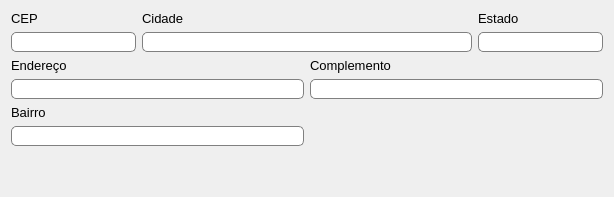
           <widget class="QWidget" name="tab_endereco">
            <attribute name="title">
             <string>Endereço</string>
            </attribute>
            <layout class="QGridLayout" name="grl_tab_endereco">
             <item row="2" column="0">
              <widget class="QLabel" name="lbl_endereco">
               <property name="font">
                <font>
                 <pointsize>10</pointsize>
                </font>
               </property>
               <property name="text">
                <string>Endereço</string>
               </property>
              </widget>
             </item>
             <item row="2" column="2">
              <widget class="QLabel" name="lbl_complemento">
               <property name="font">
                <font>
                 <pointsize>10</pointsize>
                </font>
               </property>
               <property name="text">
                <string>Complemento</string>
               </property>
              </widget>
             </item>
             <item row="1" column="1" colspan="2">
              <widget class="QLineEdit" name="txt_cidade">
               <property name="minimumSize">
                <size>
                 <width>330</width>
                 <height>20</height>
                </size>
               </property>
               <property name="font">
                <font>
                 <pointsize>10</pointsize>
                </font>
               </property>
               <property name="toolTip">
                <string>Cidade</string>
               </property>
               <property name="whatsThis">
                <string>&lt;html&gt;&lt;head/&gt;&lt;body&gt;&lt;p&gt;Campo do nome da cidade onde fica sediada o cliente&lt;/p&gt;&lt;/body&gt;&lt;/html&gt;</string>
               </property>
               <property name="styleSheet">
                <string notr="true">QLineEdit#txt_cidade{
	background-color: #fff;
	border: 1px solid gray;
	border-radius: 5px;
}
QLineEdit#txt_cidade:focus{
	border: 2px solid rgba(81, 203, 238, 1);
}
QLineEdit#txt_cidade:disabled {
	background-color:  #dcdcdc;
	color: #6a6767;
	border: 1px solid gray;
}</string>
               </property>
               <property name="maxLength">
                <number>100</number>
               </property>
               <property name="readOnly">
                <bool>true</bool>
               </property>
              </widget>
             </item>
             <item row="3" column="0" colspan="2">
              <widget class="QLineEdit" name="txt_endereco">
               <property name="minimumSize">
                <size>
                 <width>251</width>
                 <height>20</height>
                </size>
               </property>
               <property name="font">
                <font>
                 <pointsize>10</pointsize>
                </font>
               </property>
               <property name="toolTip">
                <string>Endereço</string>
               </property>
               <property name="whatsThis">
                <string>&lt;html&gt;&lt;head/&gt;&lt;body&gt;&lt;p&gt;Campo do endereço do cliente&lt;/p&gt;&lt;/body&gt;&lt;/html&gt;</string>
               </property>
               <property name="styleSheet">
                <string notr="true">QLineEdit#txt_endereco{
	background-color: #fff;
	border: 1px solid gray;
	border-radius: 5px;
}
QLineEdit#txt_endereco:focus{
	border: 2px solid rgba(81, 203, 238, 1);
}
QLineEdit#ttxt_endereco:disabled {
	background-color:  #dcdcdc;
	color: #6a6767;
	border: 1px solid gray;
}</string>
               </property>
               <property name="maxLength">
                <number>100</number>
               </property>
              </widget>
             </item>
             <item row="0" column="3">
              <widget class="QLabel" name="lbl_estado">
               <property name="font">
                <font>
                 <pointsize>10</pointsize>
                </font>
               </property>
               <property name="text">
                <string>Estado</string>
               </property>
              </widget>
             </item>
             <item row="3" column="2" colspan="2">
              <widget class="QLineEdit" name="txt_complemento">
               <property name="minimumSize">
                <size>
                 <width>251</width>
                 <height>20</height>
                </size>
               </property>
               <property name="font">
                <font>
                 <pointsize>10</pointsize>
                </font>
               </property>
               <property name="toolTip">
                <string>Complemento</string>
               </property>
               <property name="whatsThis">
                <string>&lt;html&gt;&lt;head/&gt;&lt;body&gt;&lt;p&gt;Campo do complemento do endereço do cliente&lt;/p&gt;&lt;/body&gt;&lt;/html&gt;</string>
               </property>
               <property name="styleSheet">
                <string notr="true">QLineEdit#txt_complemento{
	background-color: #fff;
	border: 1px solid gray;
	border-radius: 5px;
}
QLineEdit#txt_complemento:focus{
	border: 2px solid rgba(81, 203, 238, 1);
}
QLineEdit#txt_complemento:disabled {
	background-color:  #dcdcdc;
	color: #6a6767;
	border: 1px solid gray;
}</string>
               </property>
               <property name="maxLength">
                <number>80</number>
               </property>
              </widget>
             </item>
             <item row="5" column="0" colspan="2">
              <widget class="QLineEdit" name="txt_bairro">
               <property name="minimumSize">
                <size>
                 <width>251</width>
                 <height>20</height>
                </size>
               </property>
               <property name="font">
                <font>
                 <pointsize>10</pointsize>
                </font>
               </property>
               <property name="toolTip">
                <string>Bairro</string>
               </property>
               <property name="whatsThis">
                <string>&lt;html&gt;&lt;head/&gt;&lt;body&gt;&lt;p&gt;Campo do nome do bairro do endereço do cliente&lt;/p&gt;&lt;/body&gt;&lt;/html&gt;</string>
               </property>
               <property name="styleSheet">
                <string notr="true">QLineEdit#txt_bairro{
	background-color: #fff;
	border: 1px solid gray;
	border-radius: 5px;
}
QLineEdit#txt_bairro:focus{
	border: 2px solid rgba(81, 203, 238, 1);
}
QLineEdit#txt_bairro:disabled {
	background-color:  #dcdcdc;
	color: #6a6767;
	border: 1px solid gray;
}</string>
               </property>
               <property name="maxLength">
                <number>70</number>
               </property>
              </widget>
             </item>
             <item row="0" column="1" colspan="2">
              <widget class="QLabel" name="lbl_cidade">
               <property name="font">
                <font>
                 <pointsize>10</pointsize>
                </font>
               </property>
               <property name="text">
                <string>Cidade</string>
               </property>
              </widget>
             </item>
             <item row="0" column="0">
              <widget class="QLabel" name="lbl_cep">
               <property name="font">
                <font>
                 <pointsize>10</pointsize>
                </font>
               </property>
               <property name="text">
                <string>CEP</string>
               </property>
              </widget>
             </item>
             <item row="1" column="3">
              <widget class="QLineEdit" name="txt_estado">
               <property name="minimumSize">
                <size>
                 <width>51</width>
                 <height>20</height>
                </size>
               </property>
               <property name="maximumSize">
                <size>
                 <width>150</width>
                 <height>16777215</height>
                </size>
               </property>
               <property name="font">
                <font>
                 <pointsize>10</pointsize>
                </font>
               </property>
               <property name="toolTip">
                <string>Estado</string>
               </property>
               <property name="whatsThis">
                <string>&lt;html&gt;&lt;head/&gt;&lt;body&gt;&lt;p&gt;Campo do nome do estado onde fica seidada o cliente&lt;/p&gt;&lt;/body&gt;&lt;/html&gt;</string>
               </property>
               <property name="styleSheet">
                <string notr="true">QLineEdit#txt_estado{
	background-color: #fff;
	border: 1px solid gray;
	border-radius: 5px;
}
QLineEdit#txt_estado:focus{
	border: 2px solid rgba(81, 203, 238, 1);
}
QLineEdit#txt_estado:disabled {
	background-color:  #dcdcdc;
	color: #6a6767;
	border: 1px solid gray;
}</string>
               </property>
               <property name="maxLength">
                <number>50</number>
               </property>
               <property name="readOnly">
                <bool>true</bool>
               </property>
              </widget>
             </item>
             <item row="1" column="0">
              <widget class="QLineEdit" name="txt_cep">
               <property name="minimumSize">
                <size>
                 <width>100</width>
                 <height>20</height>
                </size>
               </property>
               <property name="maximumSize">
                <size>
                 <width>181</width>
                 <height>16777215</height>
                </size>
               </property>
               <property name="font">
                <font>
                 <pointsize>10</pointsize>
                </font>
               </property>
               <property name="toolTip">
                <string>CEP</string>
               </property>
               <property name="whatsThis">
                <string>&lt;html&gt;&lt;head/&gt;&lt;body&gt;&lt;p&gt;Campo do número do CEP do endereço onde fica sediada o cliente&lt;/p&gt;&lt;/body&gt;&lt;/html&gt;</string>
               </property>
               <property name="styleSheet">
                <string notr="true">QLineEdit#txt_cep{
	background-color: #fff;
	border: 1px solid gray;
	border-radius: 5px;
}
QLineEdit#txt_cep:focus{
	border: 2px solid rgba(81, 203, 238, 1);
}
QLineEdit#txt_cep:disabled {
	background-color:  #dcdcdc;
	color: #6a6767;
	border: 1px solid gray;
}</string>
               </property>
               <property name="maxLength">
                <number>9</number>
               </property>
              </widget>
             </item>
             <item row="4" column="0">
              <widget class="QLabel" name="lbl_bairro">
               <property name="font">
                <font>
                 <pointsize>10</pointsize>
                </font>
               </property>
               <property name="text">
                <string>Bairro</string>
               </property>
              </widget>
             </item>
             <item row="6" column="0">
              <spacer name="separacao_campos_endereco_borda">
               <property name="orientation">
                <enum>Qt::Vertical</enum>
               </property>
               <property name="sizeHint" stdset="0">
                <size>
                 <width>20</width>
                 <height>40</height>
                </size>
               </property>
              </spacer>
             </item>
            </layout>
           </widget>
